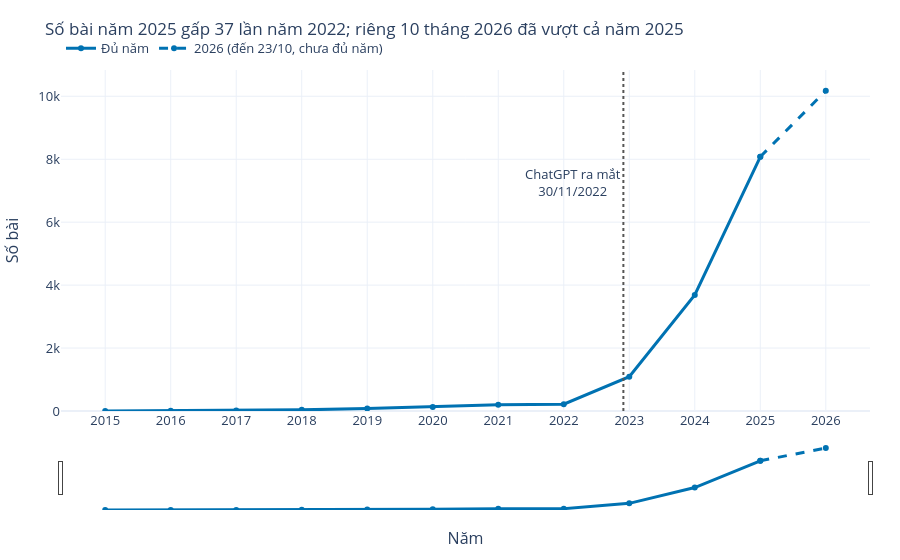

The cell this chart's notebook holds for it:
### Markdown cell above
### Xu hướng

### Code cell
c = yr.set_index("year")["count"]
mult = c[2025] / c[2022]
t1 = yr.assign(kind=np.where(yr.year <= 2025, "Đủ năm", "2026 (đến 23/10)"))
fig1 = go.Figure()
fig1.add_scatter(x=yr.year[yr.year <= 2025], y=c[c.index <= 2025], mode="lines+markers", name="Đủ năm",
                 line=dict(color="#0072B2", width=3), hovertemplate="%{x}: %{y:,} bài<extra></extra>")
fig1.add_scatter(x=[2025, 2026], y=[c[2025], c[2026]], mode="lines+markers", name="2026 (đến 23/10, chưa đủ năm)",
                 line=dict(color="#0072B2", width=3, dash="dash"), hovertemplate="%{x}: %{y:,} bài<extra></extra>")
fig1.add_vline(x=2022.91, line_dash="dot", line_color="#555")
fig1.add_annotation(x=2022.91, y=c[2025] * 0.9, text="ChatGPT ra mắt<br>30/11/2022", showarrow=False, xanchor="right")
fig1.update_xaxes(title="Năm", rangeslider_visible=True, dtick=1)
fig1.update_yaxes(title="Số bài", rangemode="tozero", separatethousands=True)
fig1.update_layout(separators=",.", legend=dict(orientation="h", y=1.02, x=0))
save(fig1, 1, "xu-huong",
     f"Số bài năm 2025 gấp {mult:.0f} lần năm 2022" + ("; riêng 10 tháng 2026 đã vượt cả năm 2025" if c[2026] > c[2025] else ""),
     f"Mỗi điểm là số bài của một năm, do OpenAlex đếm trên toàn bộ {FMT(API_COUNT)} bài. Đoạn nét đứt là 2026 chưa đủ năm. Kéo thanh trượt bên dưới để phóng to một giai đoạn.",
     t1, "bai_theo_nam")

### Figure 1 — Plotly figure (JSON) as saved in the notebook; plotly's stock layout.template omitted (floating-point values rounded to 4 significant figures)
{"data": [{"hovertemplate": "%{x}: %{y:,} bài<extra></extra>", "line": {"color": "#0072B2", "width": 3}, "mode": "lines+markers", "name": "Đủ năm", "type": "scatter", "x": [2015, 2016, 2017, 2018, 2019, 2020, 2021, 2022, 2023, 2024, 2025], "y": [3, 9, 14, 36, 78, 130, 196, 218, 1089, 3686, 8078]}, {"hovertemplate": "%{x}: %{y:,} bài<extra></extra>", "line": {"color": "#0072B2", "dash": "dash", "width": 3}, "mode": "lines+markers", "name": "2026 (đến 23/10, chưa đủ năm)", "type": "scatter", "x": [2025, 2026], "y": [8078, 10175]}], "layout": {"annotations": [{"showarrow": false, "text": "ChatGPT ra mắt<br>30/11/2022", "x": 2023.0, "xanchor": "right", "y": 7270.0}], "font": {"size": 13}, "hoverlabel": {"font": {"size": 13}}, "legend": {"orientation": "h", "x": 0, "y": 1.02}, "margin": {"b": 50, "l": 60, "r": 30, "t": 70}, "separators": ",.", "shapes": [{"line": {"color": "#555", "dash": "dot"}, "type": "line", "x0": 2023.0, "x1": 2023.0, "xref": "x", "y0": 0, "y1": 1, "yref": "y domain"}], "title": {"font": {"size": 17}, "text": "Số bài năm 2025 gấp 37 lần năm 2022; riêng 10 tháng 2026 đã vượt cả năm 2025"}, "xaxis": {"dtick": 1, "rangeslider": {"visible": true}, "title": {"text": "Năm"}}, "yaxis": {"rangemode": "tozero", "separatethousands": true, "title": {"text": "Số bài"}}}}
